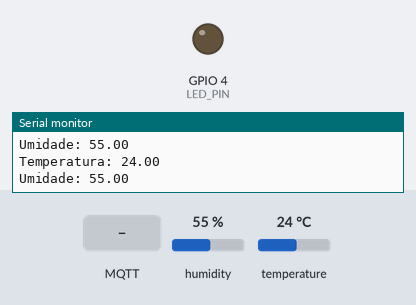
Recording of a sketch running on a simulated ESP8266 (NodeMCU). On the bench: output pins drawn as LEDs (lit = HIGH), the last lines printed to the serial monitor. The test bench sets the inputs (shaded band); at power-on: humidity 55 %, temperature 24 °C. WiFi joins after 1.5 s; servers stay silent unless stated; no MQTT or app messages arrive unless stated.

Above: at 2.7 s.
2.8 s: MQTT message "1" arrives on the first subscribed topic
At 4.0 s:
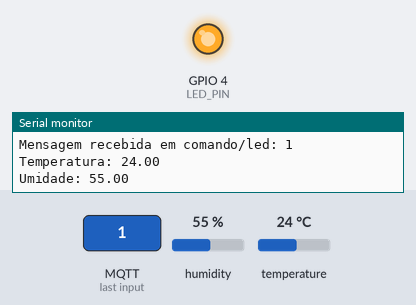
4.3 s: MQTT message "0" arrives on the first subscribed topic
At 5.1 s:
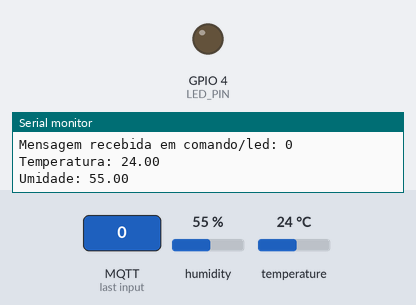
Timing chart, 0 to 7.3 s (numbered marks = the images above; inputs shaded):
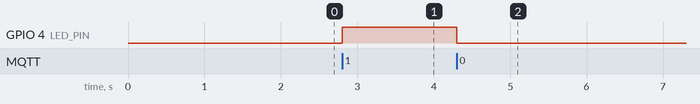

The sketch:

Aula10.ino
```cpp
#include <ESP8266WiFi.h> // Para ESP8266
#include <PubSubClient.h>
#include <DHT.h>

// --- Configurações Wi-Fi ---
const char* ssid = "I4";
const char* password = "I4emssocara@nov2023";

// --- Configurações MQTT ---
const char* mqtt_server = "broker.hivemq.com";
const int mqtt_port = 1883;
const char* clientID = "Esp8266";

// --- Tópicos MQTT ---
const char* topico_led = "comando/led";
const char* topico_temperatura = "comando/Temperatura";
const char* topico_umidade = "comando/Umidade";

// --- Pinos ---
#define LED_PIN 4 //D2
#define DHTPIN 12 //D6
#define DHTTYPE DHT11

WiFiClient espClient;
PubSubClient client(espClient);
DHT dht(DHTPIN, DHTTYPE);

// --- Setup ---
void setup() {
  Serial.begin(115200);
  pinMode(LED_PIN, OUTPUT);
  dht.begin();

  // Conectar ao Wi-Fi
  WiFi.begin(ssid, password);
  Serial.print("Conectando ao Wi-Fi");
  while (WiFi.status() != WL_CONNECTED) {
    delay(500);
    Serial.print(".");
  }
  Serial.println("\nWi-Fi conectado!");

  // Configurar MQTT
  client.setServer(mqtt_server, mqtt_port);
  client.setCallback(callback);
}

// --- Callback para mensagens MQTT recebidas ---
void callback(char* topic, byte* payload, unsigned int length) {
  String mensagem;
  for (int i = 0; i < length; i++) {
    mensagem += (char)payload[i];
  }

  Serial.print("Mensagem recebida em ");
  Serial.print(topic);
  Serial.print(": ");
  Serial.println(mensagem);

  // Controle do LED
  if (String(topic) == topico_led) {
    if (mensagem == "1") {
      digitalWrite(LED_PIN, HIGH);
    } else if (mensagem == "0") {
      digitalWrite(LED_PIN, LOW);
    }
  }
}

// --- Reconnect MQTT ---
void reconnect() {
  while (!client.connected()) {
    Serial.print("Tentando conectar ao MQTT...");
    if (client.connect(clientID)) {
      Serial.println("Conectado!");
      client.subscribe(topico_led);
    } else {
      Serial.print("Falhou. Código: ");
      Serial.print(client.state());
      delay(2000);
    }
  }
}

// --- Loop principal ---
void loop() {
  if (!client.connected()) {
    reconnect();
  }
  client.loop();

  // Enviar dados do DHT11 a cada 1 segundos
  static unsigned long lastSend = 0;
  if (millis() - lastSend > 1000) {
    lastSend = millis();

    float temperatura = dht.readTemperature();
    float umidade = dht.readHumidity();

    if (!isnan(temperatura)) {
      client.publish(topico_temperatura, String(temperatura).c_str(), true);
      Serial.print("Temperatura: ");
      Serial.println(temperatura);
    }
    if (!isnan(umidade)) {
      client.publish(topico_umidade, String(umidade).c_str(), true);
      Serial.print("Umidade: ");
      Serial.println(umidade);
    }
  }
}
```

Measured:
- after the input at 2.8 s, GPIO 4 (LED_PIN): LOW → HIGH at once
- after the input at 4.3 s, GPIO 4 (LED_PIN): HIGH → LOW at once
